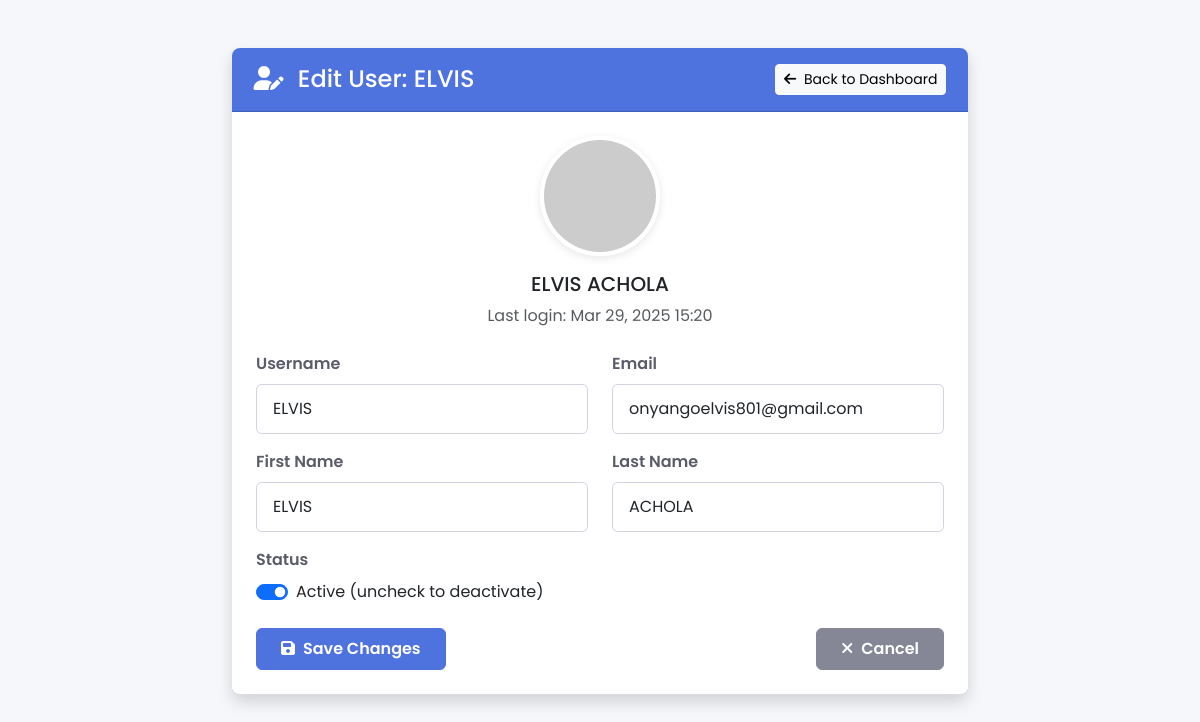
/edit-user/2/ (signed in), run on the app's committed database.
### predictor/models.py (models this page shows, shortened)
class CustomUser(AbstractUser):
    role = models.CharField(
        max_length=10,
        choices=RoleChoices.choices,
        default=RoleChoices.PATIENT
    )

### predictor/views.py (the view)
# urls.py: path('edit-user/<int:user_id>/', edit_user, name='edit-user'),
@user_passes_test(is_staff_or_superuser, login_url='/admin/login/')
def edit_user(request, user_id):
    user = get_object_or_404(User, id=user_id)
    if request.method == 'POST':
        form = UserChangeForm(request.POST, instance=user)
        if form.is_valid():
            form.save()
            return redirect('predictor:admin-dashboard')
    else:
        form = UserChangeForm(instance=user)
    return render(request, 'edit_user.html', {'form': form, 'user': user})

### predictor/views.py (called while the page is built)
def is_staff_or_superuser(user):
    return user.is_staff or user.is_superuser

### predictor/templates/edit_user.html (shortened to what this page needs)
<!DOCTYPE html>
<html lang="en">
<head>
    <link href="https://cdn.jsdelivr.net/npm/bootstrap@5.3.0/dist/css/bootstrap.min.css" rel="stylesheet">
    <link rel="stylesheet" href="https://cdnjs.cloudflare.com/ajax/libs/font-awesome/6.4.0/css/all.min.css">
</head>
<body>
    <div class="container py-5">
        <div class="row justify-content-center">
            <div class="col-lg-8">
                <div class="card shadow">
                    <div class="card-header">
                        <div class="d-flex justify-content-between align-items-center">
                            <h4 class="m-0">
                                <i class="fas fa-user-edit me-2"></i>
                                Edit User: {{ user.username }}
                            </h4>
                            <a href="{% url 'predictor:admin-dashboard' %}" class="btn btn-sm btn-light">
                                <i class="fas fa-arrow-left me-1"></i> Back to Dashboard
                            </a>
                        </div>
                    </div>
                    <div class="card-body p-4">
                        <div class="text-center mb-4">
                            <img src="https://ui-avatars.com/api/?name={{ user.username }}&background=4e73df&color=fff&size=120"
                                 alt="User Avatar" class="user-avatar mb-3">
                            <h5>{{ user.get_full_name|default:user.username }}</h5>
                            <p class="text-muted mb-0">Last login: {{ user.last_login|date:"M d, Y H:i"|default:"Never" }}</p>
                        </div>
                        <form method="post" novalidate>
                            <div class="row mb-3">
                                <div class="col-md-6">
                                    <label for="id_username" class="form-label">Username</label>
                                    {{ form.username }}
                                </div>
                                <div class="col-md-6">
                                    <label for="id_email" class="form-label">Email</label>
                                    {{ form.email }}
                                </div>
                            </div>
                            <div class="row mb-3">
                                <div class="col-md-6">
                                    <label for="id_first_name" class="form-label">First Name</label>
                                    {{ form.first_name }}
                                </div>
                                <div class="col-md-6">
                                    <label for="id_last_name" class="form-label">Last Name</label>
                                    {{ form.last_name }}
                                </div>
                            </div>
                            <div class="mb-3">
                                <label for="id_is_active" class="form-label">Status</label>
                                <div class="form-check form-switch">
                                    {{ form.is_active }}
                                    <label class="form-check-label" for="id_is_active">
                                        {% if user.is_active %}
                                            Active (uncheck to deactivate)
                                        {% else %}
                                            Inactive (check to activate)
                                        {% endif %}
                                    </label>
                                </div>
                            </div>
                            <div class="d-flex justify-content-between mt-4">
                                <button type="submit" class="btn btn-primary">
                                    <i class="fas fa-save me-2"></i>Save Changes
                                </button>
                                <a href="{% url 'predictor:admin-dashboard' %}" class="btn btn-secondary">
                                    <i class="fas fa-times me-2"></i>Cancel
                                </a>
                            </div>
                        </form>
                    </div>
                </div>
            </div>
        </div>
    </div>
</body>
</html>

### predictor/templates/edit_user.html (style rules this page uses)
:root { --primary: #4e73df; --success: #1cc88a; --danger: #e74a3b; --warning: #f6c23e; --info: #36b9cc; --secondary: #858796; --light: #f8f9fc; --dark: #5a5c69; }
body { font-family: 'Poppins', sans-serif; background-color: #f5f7fb; }
.card { border: none; border-radius: 0.5rem; box-shadow: 0 0.15rem 1.75rem 0 rgba(58, 59, 69, 0.1); }
.card-header { background-color: var(--primary); color: white; border-radius: 0.5rem 0.5rem 0 0 !important; padding: 1rem 1.35rem; }
.form-label { font-weight: 600; color: var(--dark); margin-bottom: 0.5rem; }
.form-control, .form-select { border: 1px solid #d1d3e2; border-radius: 0.35rem; padding: 0.75rem 1rem; transition: border-color 0.15s ease-in-out, box-shadow 0.15s ease-in-out; }
.btn-primary { background-color: var(--primary); border-color: var(--primary); padding: 0.5rem 1.5rem; font-weight: 600; }
.btn-secondary { background-color: var(--secondary); border-color: var(--secondary); padding: 0.5rem 1.5rem; font-weight: 600; }
.user-avatar { width: 120px; height: 120px; border-radius: 50%; object-fit: cover; border: 4px solid white; box-shadow: 0 0.15rem 0.5rem rgba(0, 0, 0, 0.1); }

### data on the page
CustomUser: username "ELVIS", get_full_name "ELVIS ACHOLA", last_login "Mar 29, 2025 15:20", email "onyangoelvis801@gmail.com", first_name "ELVIS", last_name "ACHOLA", is_active "☑"
